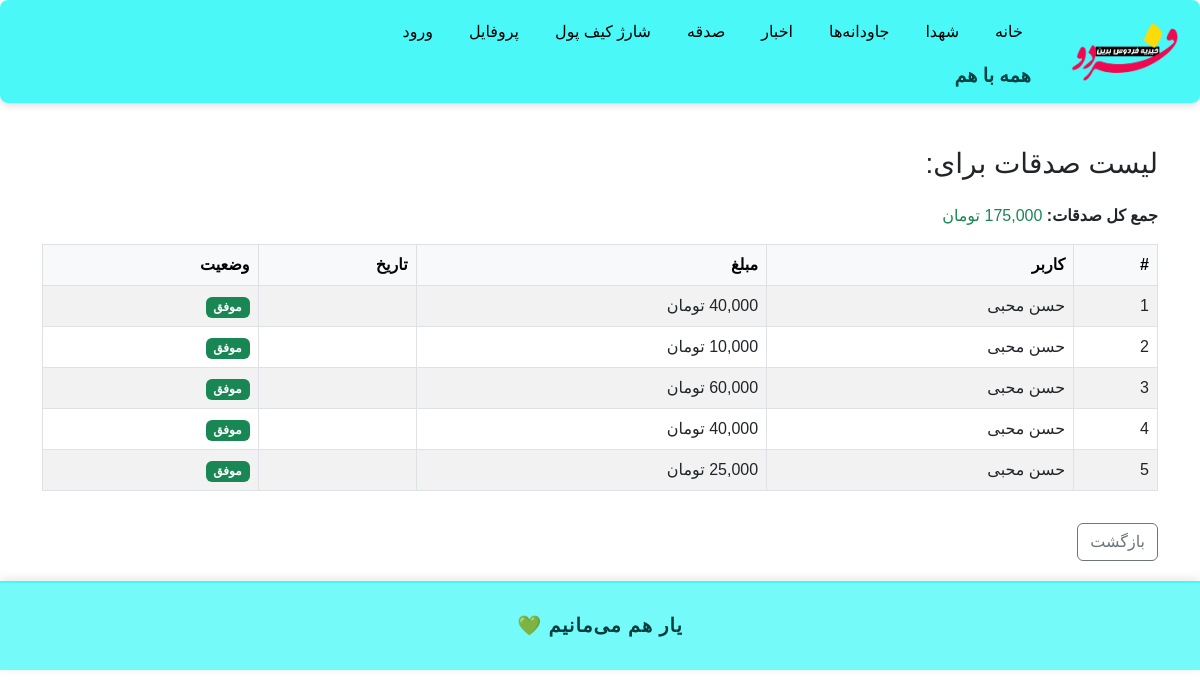
Screenshot of /eternals/1/donations/ with the database file from the repository.
### donation/models.py (models this page shows, shortened)
class Donation(models.Model):
    CAUSES = [
        ('POOR', 'فقرا'),
        ('SCHOOL', 'مدرسه‌سازی'),
        ('HEALTH', 'درمان بیماران'),
    ]
    amount = models.PositiveIntegerField(verbose_name="مبلغ (تومان)")
    cause = models.CharField(max_length=20, choices=CAUSES, verbose_name="بابت")
    status = models.CharField(
        max_length=10,
        choices=[
            ('SUCCESS', 'موفق'),
            ('FAILED', 'ناموفق'),
            ('PENDING', 'در انتظار'),
        ],
        default='PENDING',
        verbose_name="وضعیت پرداخت"
    )
    ref_id = models.CharField(max_length=100, null=True, blank=True, verbose_name="کد رهگیری بانک")
    tracking_code = models.CharField(max_length=100, null=True, blank=True, verbose_name="کد داخلی/رسید")
    gateway_response = models.TextField(null=True, blank=True, verbose_name="پاسخ بانک")
    created_at = models.DateTimeField(auto_now_add=True, verbose_name="تاریخ پرداخت")
    wallet_transaction = models.OneToOneField(
        'wallet.WalletTransaction',
        on_delete=models.SET_NULL,
        null=True,
        blank=True,
        related_name='donation_record'
    )
    eternal = models.ForeignKey(
    Eternals,
        on_delete=models.SET_NULL,
        null=True,
        blank=True,
        verbose_name="جاودانه مرتبط",
        related_name="donations"
    )
    martyr = models.ForeignKey(
        Martyr,
        on_delete=models.SET_NULL,
        null=True,
        blank=True,
        verbose_name="شهید مرتبط",
        related_name="donations"
    )
    user = models.ForeignKey(
        User,
        on_delete=models.SET_NULL,
        null=True,
        blank=True,
        verbose_name="کاربر پرداخت‌کننده",
        related_name="donations"
    )
    class Meta:
        verbose_name = "صدقه"
        verbose_name_plural = "صدقات"
        ordering = ['-created_at']

### accounts/models.py (models this page shows, shortened)
class User(AbstractBaseUser, PermissionsMixin):
    GENDER_CHOICES = (
        ('M', 'مرد'),
        ('F', 'زن'),
    )
    phone = models.CharField(max_length=11, unique=True)
    first_name = models.CharField(max_length=100, blank=True)
    last_name = models.CharField(max_length=100, blank=True)
    national_code = models.CharField(max_length=10, blank=True)
    image = models.ImageField(upload_to='profiles/', blank=True, null=True)
    gender = models.CharField(max_length=1, choices=GENDER_CHOICES, blank=True, null=True)
    is_active = models.BooleanField(default=True)
    is_staff = models.BooleanField(default=False)
    is_profile_completed = models.BooleanField(default=False)
    allowed_categories = models.ManyToManyField(
        'news.Category',
        related_name='allowed_users',
        blank=True,
        verbose_name='دسته‌بندی‌های مجاز برای ارسال خبر'
    )
    groups = models.ManyToManyField(
        'auth.Group',
        related_name='accounts_user_set',
        blank=True
    )
    user_permissions = models.ManyToManyField(
        'auth.Permission',
        related_name='accounts_user_permissions_set',
        blank=True
    )
    objects = UserManager()
    USERNAME_FIELD = 'phone'
    def get_full_name(self):
        return f"{self.first_name} {self.last_name}".strip()

### eternals/views.py (the view)
# urls.py: path('<int:pk>/donations/', views.eternal_donations_list, name='eternal_donations_list'),
def eternal_donations_list(request, pk):
    eternal = get_object_or_404(Eternals, pk=pk)
    donations = Donation.objects.filter(eternal=eternal, status='SUCCESS').order_by('-created_at')
    donations_total = donations.aggregate(total=Sum('amount'))['total'] or 0
    return render(request, 'eternals/eternal_donations_list.html', {
        'eternal': eternal,
        'donations': donations,
        'donations_total': donations_total,
    })

### common/templatetags/jalali_filters.py (called while the page is built)
@register.filter
def to_jalali(value):
    if not value:
        return ''
    try:
        if hasattr(value, 'date'):
            value = value.date()  # اگر datetime بود به date تبدیل کن
        jd = jdatetime.date.fromgregorian(date=value)
        return jd.strftime('%Y/%m/%d')
    except Exception:
        return value

### templates/eternals/eternal_donations_list.html (shortened to what this page needs)
{% extends "base.html" %}
{% load humanize %}
{% load jalali_filters %}
{% block content %}
<div class="container mt-4">
    <h3 class="mb-4">
        لیست صدقات برای:
    </h3>
    <div class="mb-3">
        <strong>جمع کل صدقات:</strong>
        <span class="text-success">{{ donations_total|intcomma }} تومان</span>
    </div>
    {% if donations %}
        <table class="table table-bordered table-striped">
            <thead class="table-light">
                <tr>
                    <th>#</th>
                    <th>کاربر</th>
                    <th>مبلغ</th>
                    <th>تاریخ</th>
                    <th>وضعیت</th>
                </tr>
            </thead>
            <tbody>
                {% for donation in donations %}
                    <tr>
                        <td>{{ forloop.counter }}</td>
                        <td>{{ donation.user.get_full_name|default:"-" }}</td>
                        <td>{{ donation.amount|intcomma }} تومان</td>
                        <td>{{ donation.created_at|to_jalali }}</td>
                        <td>
                            {% if donation.status == "SUCCESS" %}
                                <span class="badge bg-success">موفق</span>
                            {% else %}
                                <span class="badge bg-secondary">نامشخص</span>
                            {% endif %}
                        </td>
                    </tr>
                {% endfor %}
            </tbody>
        </table>
    {% else %}
        <div class="alert alert-warning">
            هیچ صدقه‌ای برای این ابدی ثبت نشده است.
        </div>
    {% endif %}
    <a href="{% url 'eternals:detail' eternal.id %}" class="btn btn-outline-secondary mt-3">
        بازگشت
    </a>
</div>
{% endblock %}

### templates/base.html (style rules this page uses)
body { font-family: sans-serif; margin: 0; padding: 0; direction: rtl; background-color: #ffffff; }

### rows the page displays
Donation: user.get_full_name "حسن محبی", amount "40,000", status "موفق"
Donation: user.get_full_name "حسن محبی", amount "10,000", status "موفق"
Donation: user.get_full_name "حسن محبی", amount "60,000", status "موفق"
Donation: user.get_full_name "حسن محبی", amount "40,000", status "موفق"
Donation: user.get_full_name "حسن محبی", amount "25,000", status "موفق"
